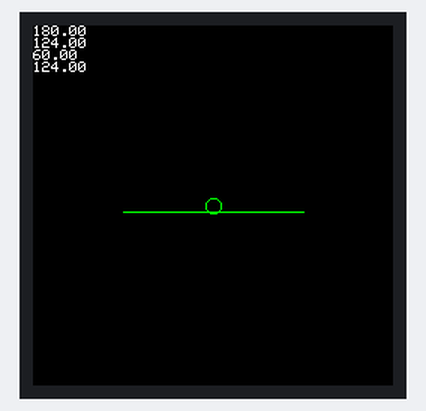
Recording of a sketch running on a simulated Arduino Uno, built with avr-gcc and run on an emulated ATmega328P. Parts: 240×240 colour display. What the sketch prints to the serial monitor is not drawn.

Above: at 0.3 s.

Measured:
- what the display in image 0 shows lasts 1.0 s, from 0.2 s to 1.2 s

The sketch:

screenoffsetandrotationtest.ino
```cpp
#include <Adafruit_GFX.h>    // Core graphics library
#include <Adafruit_ST7789.h> // Hardware-specific library for ST7789
#include <SPI.h>             // Arduino SPI library

// ST7789 TFT module connections
#define TFT_CS    10  // define chip select pin
#define TFT_DC     9  // define data/command pin
#define TFT_RST    8  // define reset pin, or set to -1 and connect to Arduino RESET pin

// Initialize Adafruit ST7789 TFT library
Adafruit_ST7789 tft = Adafruit_ST7789(TFT_CS, TFT_DC, TFT_RST);
String G = "ST77XX_GREEN";

//start coordinates
//original coordinates
float x1O = 60-120; //60
float y1O = 116-120; //116
//new coordinates
float x1N = 0;
float y1N = 0;

//end coordinates
//original coordinates
float x2O = 180-120;
float y2O = 116-120;
//new coordinates
float x2N = 0;
float y2N = 0;

float a = 0;

void setup(void) {
  Serial.begin(9600);
  Serial.print(F("ST77xx TFT Test"));
  // if the display has CS pin try with SPI_MODE0
  tft.init(240, 240, SPI_MODE2);    // Init ST7789 display 240x240 pixel
  // adjusting screen orientation
  tft.setRotation(2);
  // notify of program started
  Serial.println(F("Initialized"));
  // notify of finsihed program
  Serial.println("done");


}

void loop() {
  tft.fillScreen(ST77XX_BLACK);
  tft.drawCircle(120,120,5,ST77XX_GREEN);
  //AngleOfAttack(x1O, y1O, x1N, y1N, a);
  //AngleOfAttack1(x1N, y1N, x1N, y1N);
  //tft.drawLine(60,60,120,120,ST77XX_GREEN);
  x1N = (sqrt((x1O*x1O) + (y1O*y1O)) * sin(((a + ((atan((x1O) / (y1O)))/M_PI)*180)/180)*M_PI))+120;
  y1N = (sqrt((x1O*x1O) + (y1O*y1O)) * cos(((a + ((atan((x1O) / (y1O)))/M_PI)*180)/180)*M_PI))+120;
  tft.println(x1N);
  tft.println(y1N);
  x2N = (sqrt((x2O*x2O) + (y2O*y2O)) * sin(((a + ((atan((x2O) / (y2O)))/M_PI)*180)/180)*M_PI))+120;
  y2N = (sqrt((x2O*x2O) + (y2O*y2O)) * cos(((a + ((atan((x2O) / (y2O)))/M_PI)*180)/180)*M_PI))+120;
  tft.println(x2N);
  tft.println(y2N);
  tft.drawLine(x1N,y1N,x2N,y2N,ST77XX_GREEN); //(0)
  //a = a - 10;

  tft.setCursor(0, 0);
  delay(1000);
}

void AngleOfAttack(float x1O, float y1O, float x1N, float y1N, float a) {
//x1N = (sqrt((x1O*x1O) + (y1O*y1O)) * sin(((a + ((atan((x1O) / (y1O)))/M_PI)*180)/180)*M_PI))+120;
//y1N = (sqrt((x1O*x1O) + (y1O*y1O)) * cos(((a + ((atan((x1O) / (y1O)))/M_PI)*180)/180)*M_PI))+120;
}

void AngleOfAttack1(float x1N, float y1N, float x2N, float y2N) {
  tft.drawLine(x1N,y1N,x2N,y2N,ST77XX_GREEN); //(0)
  //tft.drawLine(130,116,180,116,ST77XX_GREEN); //(0)
  tft.drawCircle(120,120,5,ST77XX_GREEN); //gun sight
}
```
